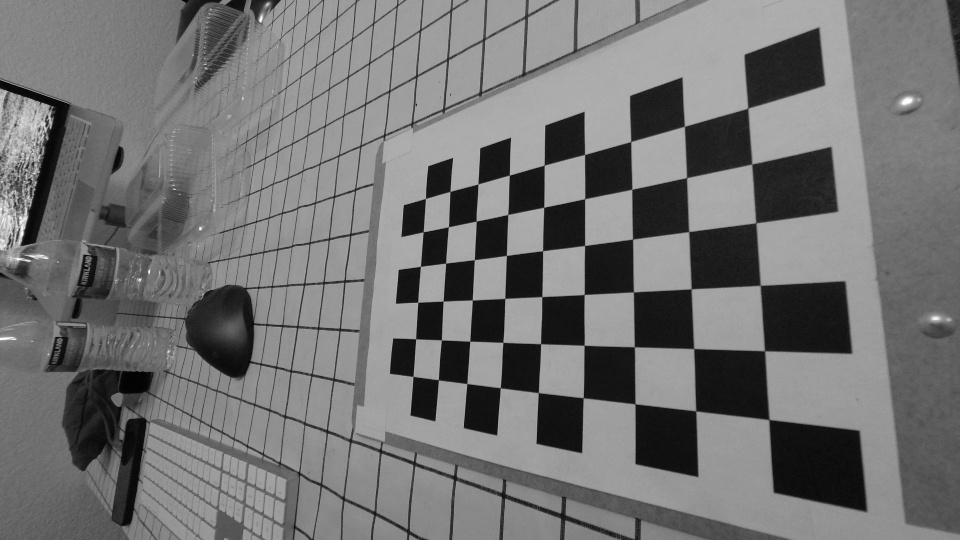
#> input picture Chessboard Images/1022.jpg, 960 x 540 px; its folder holds only this picture in this run
$ python cameraCalibration.py
#> lines starting #> are read from the running program, lines starting #| are printed output that depends on the picture; after the words box and inside, x2 and y2 are one past the last pixel; in counts of white or black regions, pixels touching at a corner belong together; long printed decimals are rounded
import cv2
import numpy as np
import os
import glob
import json

criteria = (cv2.TERM_CRITERIA_EPS + cv2.TERM_CRITERIA_MAX_ITER, 30, 0.001)

chessboardSize = (9, 6)

objp = np.zeros((chessboardSize[0]*chessboardSize[1],3), np.float32)
objp[:,:2] = np.mgrid[0:chessboardSize[0],0:chessboardSize[1]].T.reshape(-1,2)

objpoints = [] # 3d point in real world space
imgpoints = [] # 2d points in image plane

dir = os.path.dirname(__file__)

os.chdir(dir + "/Chessboard Images")
images = glob.glob('*.jpg')

for fname in images:
    img = cv2.imread(fname)
#> img is the input picture: shape (540, 960, 3); min 0, max 255, mean 114.7
    gray = cv2.cvtColor(img, cv2.COLOR_BGR2GRAY)

    cv2.imshow("img", gray)
    cv2.waitKey(0)

    # Find the chess board corners
    ret, corners = cv2.findChessboardCorners(gray, chessboardSize, None)
#> ret = True; corners = 54 rows, first 8: [769, 419.5], [695.9, 411.2], [635.1, 403.8], [583.2, 397.6], [538.3, 392.5], [500.3, 387.7], [466.7, 383.5], [438.4, 379.8]
    # If found, add object points, image points (after refining them)
    if ret == True:
        objpoints.append(objp)
        corners2 = cv2.cornerSubPix(gray,corners, (11,11), (-1,-1), criteria)
#> corners2 = 54 rows, first 8: [768.9, 419.5], [695.7, 410.8], [635, 403.8], [583.2, 397.7], [538.4, 392.6], [500.3, 387.8], [466.9, 383.5], [438.3, 379.8]
        imgpoints.append(corners)
        # Draw and display the corners
        cv2.drawChessboardCorners(img, chessboardSize, corners2, ret)
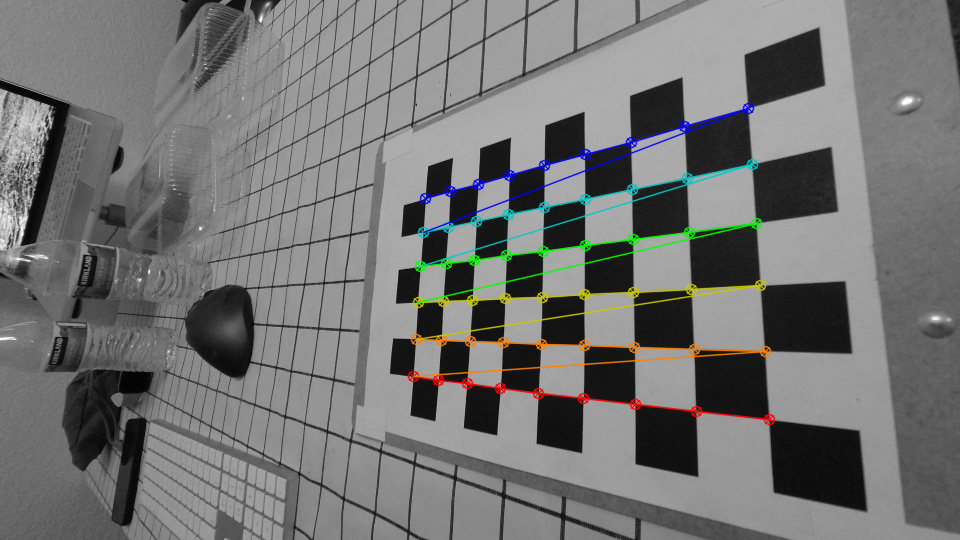
#> img: shape (540, 960, 3); 2.96% of pixels changed, all inside (x1, y1, x2, y2) = (407, 102, 776, 426)
        cv2.imshow('img', img)
        cv2.waitKey(500)
cv2.destroyAllWindows()

ret, mtx, dist, rvecs, tvecs = cv2.calibrateCamera(objpoints, imgpoints, gray.shape[::-1], None, None)
#> ret = 0.307; mtx = [[364.9, 0, 486.4], [0, 384.6, 283.4], [0, 0, 1]]; dist = [[-0.0687, 0.0933, -0.00423, -0.00133, -0.0495]]; rvecs = ([0.976, 0.272, 2.97],); tvecs = ([4.37, 2.01, 5.49],)

print(" Camera matrix:")
print(mtx)
#| [[364.942   0.         486.409]
#|  [  0.         384.603 283.362]
#|  [  0.           0.           1.        ]]

print("\n Distortion coefficient:")
print(dist)
#| [[-0.06871  0.09329 -0.00423 -0.00133 -0.04949]]

print("\n Rotation Vectors:")
print(rvecs)
#| (array([[0.9764],
#|        [0.2724],
#|        [2.968]]),)

print("\n Translation Vectors:")
print(tvecs)
#| (array([[4.369],
#|        [2.012 ],
#|        [5.491]]),)

# transform the matrix and distortion coefficients to writable lists
data = {'camera_matrix': np.asarray(mtx).tolist(),
        'dist_coeff': np.asarray(dist).tolist()}
#> data = {'camera_matrix': [[364.9, 0, 486.4], [0, 384.6, 283.4], [0, 0, 1]], 'dist_coeff': [[-0.0687, 0.0933, -0.00423, -0.00133, -0.0495]]}

# and save it to a file
os.chdir(dir)
with open("calibration_matrix.json", "w") as f:
    json.dump(data, f)

$ run again, on Chessboard Images/334.jpg
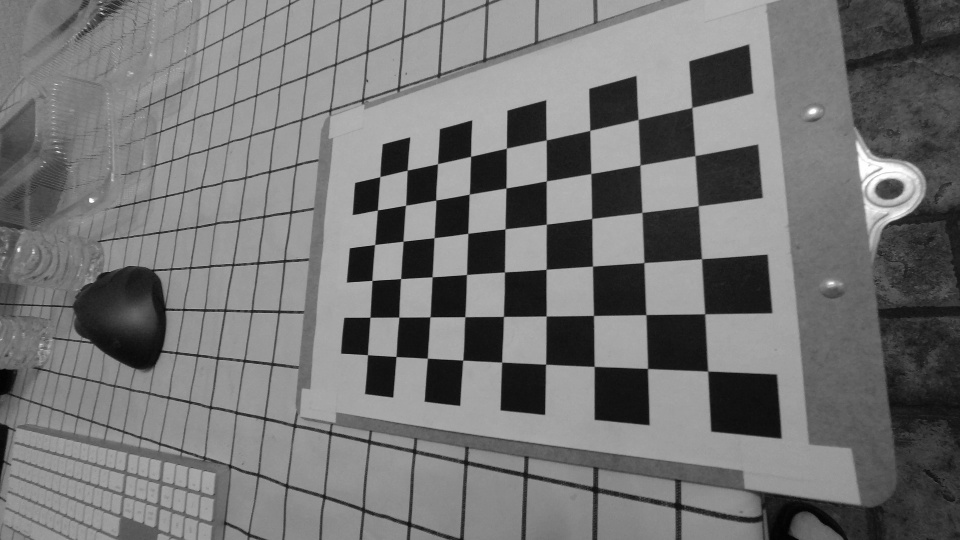
#> input picture Chessboard Images/334.jpg, 960 x 540 px
#> img is the input picture: shape (540, 960, 3); min 0, max 255, mean 116.4
#> `ret, corners = cv2.findChessboardCorners(gray, chessboardSize, None)`: ret = True; corners = 54 rows, first 8: [707.6, 371.2], [647.5, 368.5], [594.1, 366.3], [545.7, 364.1], [501.7, 362], [462.8, 360], [427.2, 358.2], [396, 356.6]
#> corners2 = 54 rows, first 8: [707.7, 371.1], [647.5, 368.4], [594.2, 366.4], [545.6, 364.2], [501.7, 362.1], [462.7, 360.1], [427.4, 358.2], [396, 356.5]
#> `cv2.drawChessboardCorners(img, chessboardSize, corners2, ret)`:
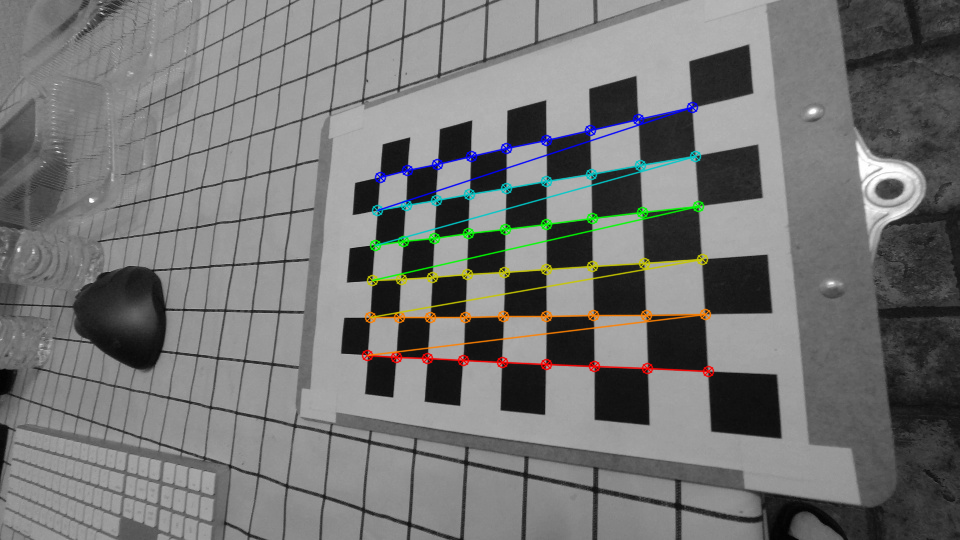
#> img: shape (540, 960, 3); 2.88% of pixels changed, all inside (x1, y1, x2, y2) = (361, 101, 715, 378)
#> `ret, mtx, dist, rvecs, tvecs = cv2.calibrateCamera(objpoints, imgpoint..`: ret = 0.275; mtx = [[369.3, 0, 479], [0, 380.6, 286], [0, 0, 1]]; dist = [[-0.0644, 0.0716, -0.00427, -0.00214, -0.0294]]; rvecs = ([0.717, 0.251, 3.04],); tvecs = ([4.11, 1.49, 6.47],)
#| [[369.270   0.         478.997]
#|  [  0.         380.632 286.028]
#|  [  0.           0.           1.        ]]
#| [[-0.06438   0.07159 -0.00427 -0.002144 -0.02939]]
#| (array([[0.7171],
#|        [0.2509],
#|        [3.043]]),)
#| (array([[4.106 ],
#|        [1.490 ],
#|        [6.470]]),)
#> data = {'camera_matrix': [[369.3, 0, 479], [0, 380.6, 286], [0, 0, 1]], 'dist_coeff': [[-0.0644, 0.0716, -0.00427, -0.00214, -0.0294]]}

$ run again, on Chessboard Images/481.jpg
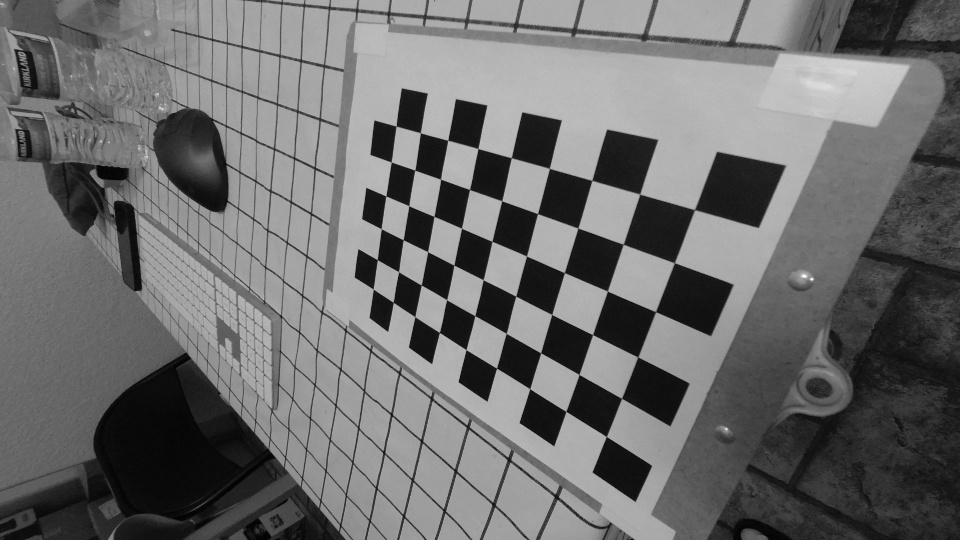
#> input picture Chessboard Images/481.jpg, 960 x 540 px
#> img is the input picture: shape (540, 960, 3); min 0, max 255, mean 108.8
#> `ret, corners = cv2.findChessboardCorners(gray, chessboardSize, None)`: ret = True; corners = 54 rows, first 8: [606.3, 436.5], [565.9, 411.4], [529.6, 388.7], [496.6, 368.1], [465.9, 349.6], [439.4, 332.5], [415, 316.6], [393.2, 302.4]
#> corners2 = 54 rows, first 8: [606.4, 436.5], [565.9, 411.4], [529.7, 388.7], [496.5, 368.2], [466, 349.6], [439.4, 332.4], [414.8, 316.7], [393.3, 302.3]
#> `cv2.drawChessboardCorners(img, chessboardSize, corners2, ret)`:
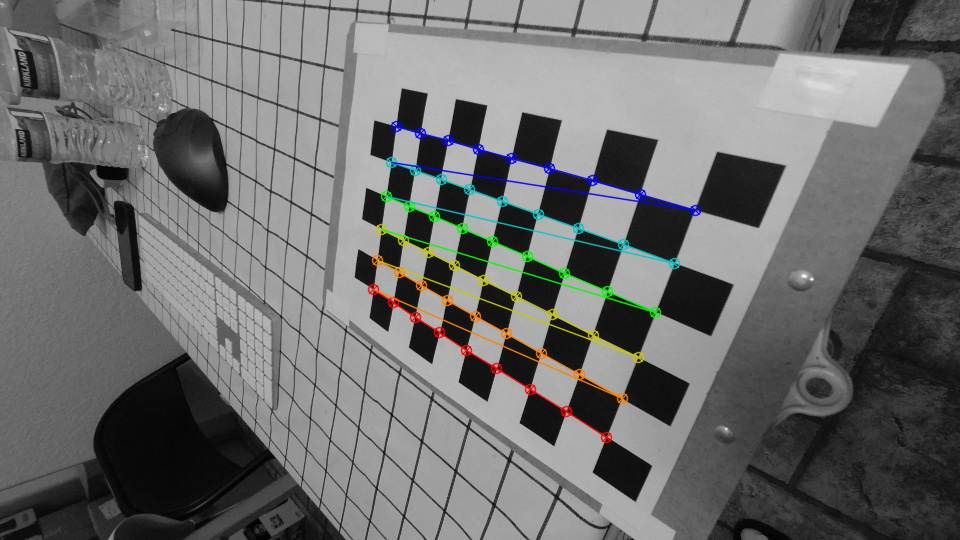
#> img: shape (540, 960, 3); 2.53% of pixels changed, all inside (x1, y1, x2, y2) = (367, 120, 702, 444)
#> `ret, mtx, dist, rvecs, tvecs = cv2.calibrateCamera(objpoints, imgpoint..`: ret = 0.291; mtx = [[398.7, 0, 450.8], [0, 421.4, 254.4], [0, 0, 1]]; dist = [[-0.0496, -0.107, -0.00207, 0.0034, 0.234]]; rvecs = ([-0.908, 0.341, -2.68],); tvecs = ([3.48, 3.87, 8.76],)
#| [[398.743   0.         450.755]
#|  [  0.         421.415 254.394]
#|  [  0.           0.           1.        ]]
#| [[-0.0496 -0.1069 -0.002074  0.003397  0.2335]]
#| (array([[-0.9078],
#|        [ 0.3406],
#|        [-2.677]]),)
#| (array([[3.475],
#|        [3.872],
#|        [8.762]]),)
#> data = {'camera_matrix': [[398.7, 0, 450.8], [0, 421.4, 254.4], [0, 0, 1]], 'dist_coeff': [[-0.0496, -0.107, -0.00207, 0.0034, 0.234]]}

$ run again, on Chessboard Images/606.jpg
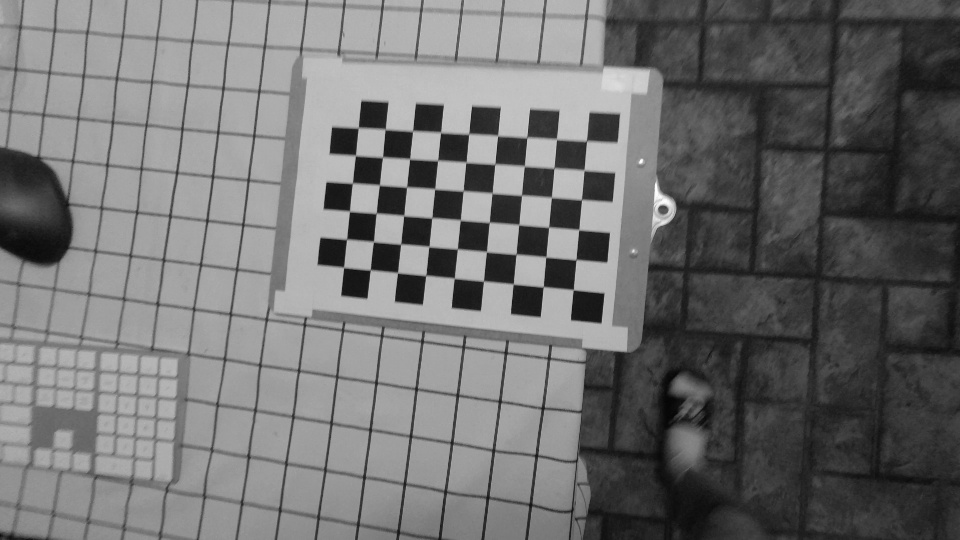
#> input picture Chessboard Images/606.jpg, 960 x 540 px
#> img is the input picture: shape (540, 960, 3); min 5, max 255, mean 112.2
#> `ret, corners = cv2.findChessboardCorners(gray, chessboardSize, None)`: ret = True; corners = 54 rows, first 8: [573.4, 289.7], [543.4, 286.5], [513.3, 283.9], [483.4, 281.1], [454.4, 278.3], [425.6, 275.6], [397.4, 272.7], [370.3, 269.6]
#> corners2 = 54 rows, first 8: [573.2, 289.7], [543.2, 286.7], [513.2, 284], [483.4, 281.1], [454.3, 278.1], [425.7, 275.4], [397.5, 272.6], [370.3, 269.9]
#> `cv2.drawChessboardCorners(img, chessboardSize, corners2, ret)`:
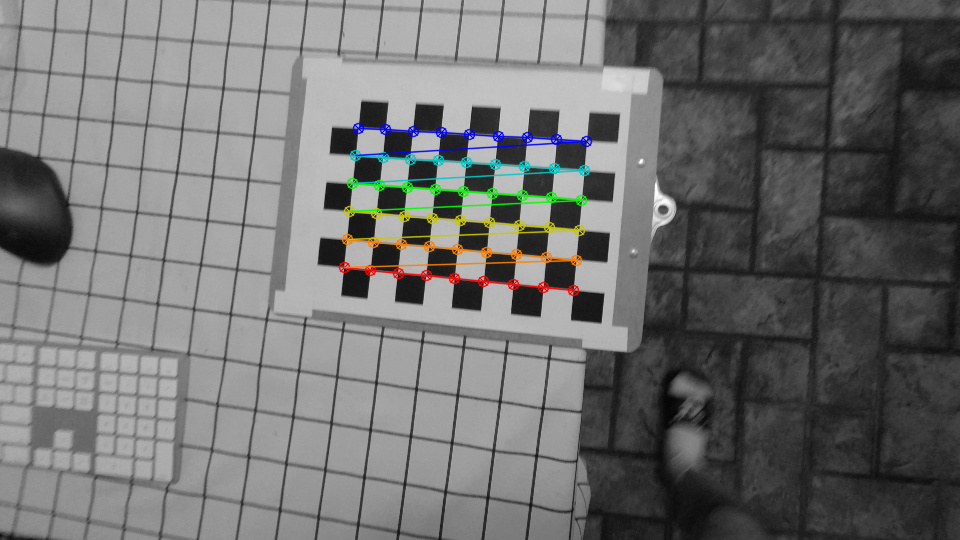
#> img: shape (540, 960, 3); 2.25% of pixels changed, all inside (x1, y1, x2, y2) = (338, 122, 593, 297)
#> `ret, mtx, dist, rvecs, tvecs = cv2.calibrateCamera(objpoints, imgpoint..`: ret = 0.128; mtx = [[432.1, 0, 488], [0, 430.7, 270.9], [0, 0, 1]]; dist = [[-0.09, -0.171, -0.00524, -0.00432, 1.58]]; rvecs = ([-0.186, -0.0513, -3.04],); tvecs = ([2.81, 0.624, 14.15],)
#| [[432.063   0.         488.018]
#|  [  0.         430.671 270.853]
#|  [  0.           0.           1.        ]]
#| [[-0.08995 -0.1707 -0.005236 -0.004325   1.577]]
#| (array([[-0.1861],
#|        [-0.05131],
#|        [-3.040]]),)
#| (array([[ 2.812],
#|        [ 0.6244],
#|        [14.154]]),)
#> data = {'camera_matrix': [[432.1, 0, 488], [0, 430.7, 270.9], [0, 0, 1]], 'dist_coeff': [[-0.09, -0.171, -0.00524, -0.00432, 1.58]]}

$ run again, on Chessboard Images/11.jpg
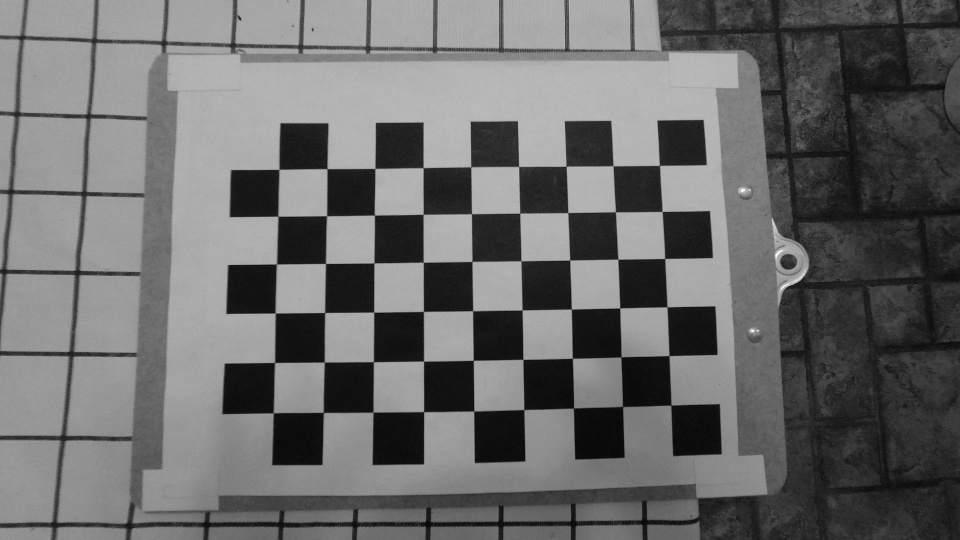
#> input picture Chessboard Images/11.jpg, 960 x 540 px
#> img is the input picture: shape (540, 960, 3); min 6, max 255, mean 106.7
#> `ret, corners = cv2.findChessboardCorners(gray, chessboardSize, None)`: ret = True; corners = 54 rows, first 8: [670.9, 405.1], [622.5, 406.4], [573.5, 408.1], [523.8, 409.6], [473.7, 411], [423.7, 411.5], [373, 412.1], [323.2, 412.6]
#> corners2 = 54 rows, first 8: [670.9, 405.2], [622.5, 406.4], [573.5, 408.1], [523.8, 409.5], [473.8, 411.1], [423.6, 411.6], [373, 412.2], [323.4, 412.4]
#> `cv2.drawChessboardCorners(img, chessboardSize, corners2, ret)`:
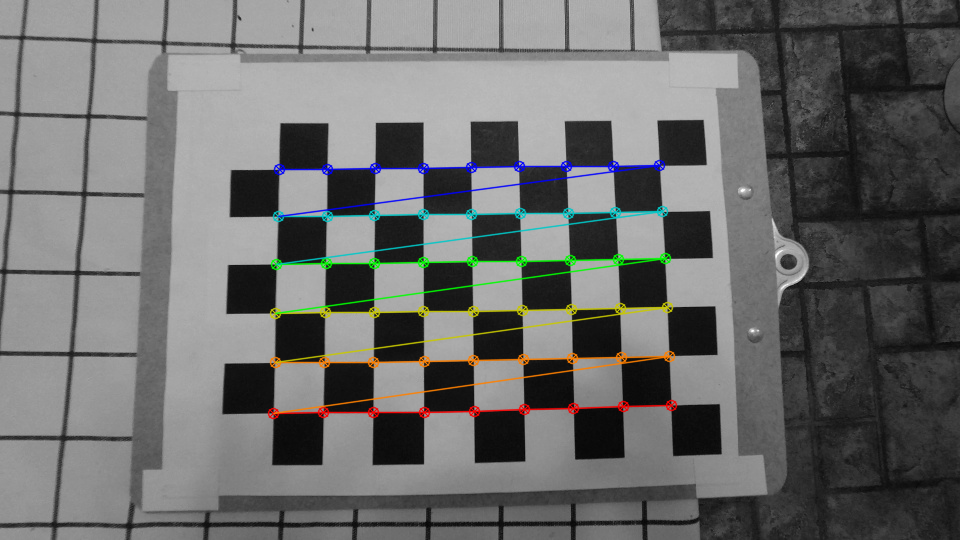
#> img: shape (540, 960, 3); 3.29% of pixels changed, all inside (x1, y1, x2, y2) = (267, 159, 678, 420)
#> `ret, mtx, dist, rvecs, tvecs = cv2.calibrateCamera(objpoints, imgpoint..`: ret = 0.232; mtx = [[266.3, 0, 507.3], [0, 266.9, 313.8], [0, 0, 1]]; dist = [[-0.0341, 0.0207, -0.00541, -0.0042, -0.00464]]; rvecs = ([-0.00636, 0.0906, 3.12],); tvecs = ([3.33, 1.86, 5.29],)
#| [[266.298   0.         507.334]
#|  [  0.         266.863 313.822]
#|  [  0.           0.           1.        ]]
#| [[-0.03412  0.02067 -0.005411  -0.004203  -0.004642]]
#| (array([[-0.006356],
#|        [ 0.09062],
#|        [ 3.123 ]]),)
#| (array([[3.334],
#|        [1.862],
#|        [5.290]]),)
#> data = {'camera_matrix': [[266.3, 0, 507.3], [0, 266.9, 313.8], [0, 0, 1]], 'dist_coeff': [[-0.0341, 0.0207, -0.00541, -0.0042, -0.00464]]}
